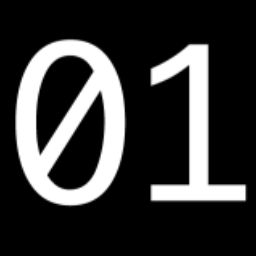
#> input picture Numbers36/Numbers.001.tif, 256 x 256 px; its folder holds 4 pictures in this run
$ python atlas.py
#> lines starting #> are read from the running program, lines starting #| are printed output that depends on the picture
### scripts/fbpack/layout.py
"""Flipbook Packer Layout
This module contains the functions used to create the various texture atlas layouts.
"""
import math
import logging
from pathlib import Path
from enum import StrEnum
from typing import Optional, Union

from PIL import Image

from fbpack import consts, utils

__all__: list[str] = [
    "traditional_atlas",
    "stagger_packed_atlas",
    "super_packed_atlas"
]


_logger: logging.Logger = logging.getLogger(__name__)
logging.basicConfig(level=logging.INFO)


class PackLayout(StrEnum):
    ATLAS: str = "atlas"
    STAGGER: str = "staggerpack"
    SUPER: str = "superpack"


def traditional_atlas(rows: int, columns: int, source_path: Union[str, Path]) -> Optional[Path]:
    """
    Create a traditional texture atlas from a folder of images.

    Args:
        rows (int): The number of rows in the atlas.
        columns (int): The number of columns in the atlas.
        source_path (Union[str, Path]): The path to the source images.

    Returns:
        (None | Path) The absolute path to the atlas if created. None if no images found.
    """
#> called with rows = 6, columns = 6
    images: list[Path] = utils.get_images(source_path)

    if len(images) < 1:
        _logger.error(f"no images in folder to {PackLayout.ATLAS.value} layout")
        raise ValueError(f"no images in folder to {PackLayout.ATLAS.value} layout")

    # set the export path and create if it doesn't exist
    export_path: Path = images[0].parent.joinpath("fbpack")
    export_path.mkdir(exist_ok=True)

    # set the output file and remove if it exists
    output_file: Path = export_path.joinpath(f"{PackLayout.ATLAS.value}_{utils.get_filename_stem(images[0])}.{consts.save_format}")
    output_file.unlink(missing_ok=True)

    # load the first image then determine the width and height
    width: int
    height: int
    with Image.open(images[0], "r") as first_image:
#> first_image is the input picture: PIL image 256x256 RGB; min 0, max 255, mean 54.4
        width, height = first_image.size
#> width = 256; height = 256
        channel_mode: str = first_image.mode
#> channel_mode = 'RGB'
        resolution: tuple[int, int] = (width * columns, height * rows)
#> resolution = (1536, 1536)

    # prime the image we"ll be pasting the frames into
    # if the first image has an alpha channel, we need to use RGBX
    # otherwise, we fall back to RGB
    new_image: Image = Image.new(channel_mode, resolution)
#> new_image: PIL image 1536x1536 RGB; every value is 0

    # iterate over all the images and paste each frame into the correct row and column
    for i, image in enumerate(images):
        # get frame position
        row: int = math.floor(i / rows)
        column: int = i % columns
        frame_top: int = row * height
#> frame_top = 0
        frame_left: int = column * width
#> frame_left = 0

        with Image.open(image, "r") as current_image:
            # paste the current image into the row/column cell
            new_image.paste(current_image, (frame_left, frame_top))
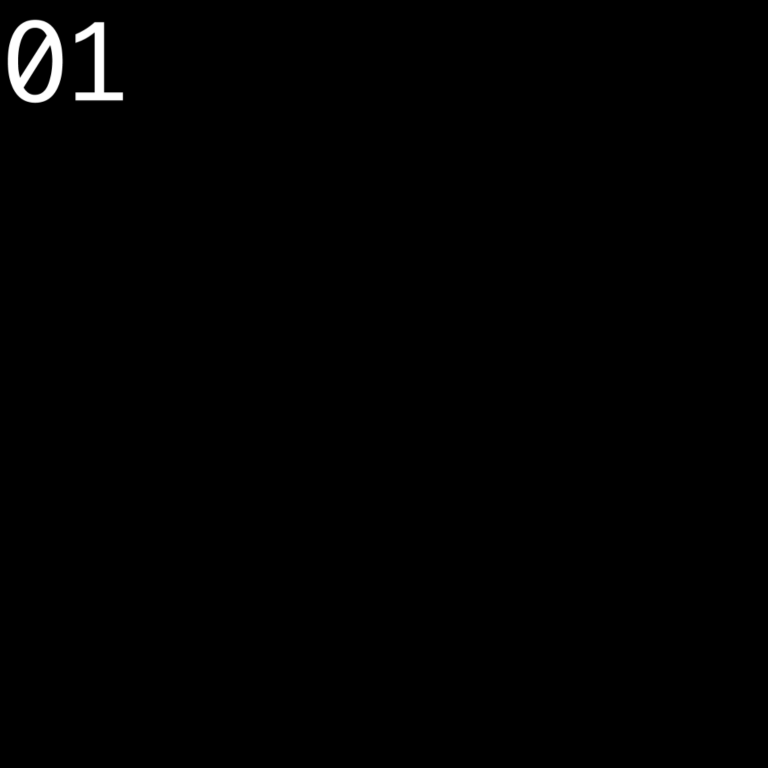
#> new_image: PIL image 1536x1536 RGB (shown at 1/2 size); min 0, max 255, mean 1.5

            if channel_mode == "RGBX":
                # merge in the alpha channel if the image has one
                new_image = Image.merge(channel_mode, list(current_image.split()))

            if consts.save_format == "tif":
                new_image.save(output_file, "tiff", compression="tiff_lzw")
                continue

        # save the image with the pasted frame
        new_image.save(output_file, consts.save_format)
#> pass 2 of the loop in traditional_atlas, `for i, image in enumerate(images):`:
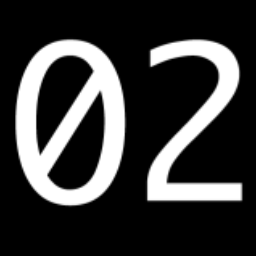
#> input picture Numbers36/Numbers.002.tif, 256 x 256 px
#> in traditional_atlas, current_image is the input picture: PIL image 256x256 RGB; min 0, max 255, mean 57.4
#> in traditional_atlas, `new_image.paste(current_image, (frame_left, frame_top))`:
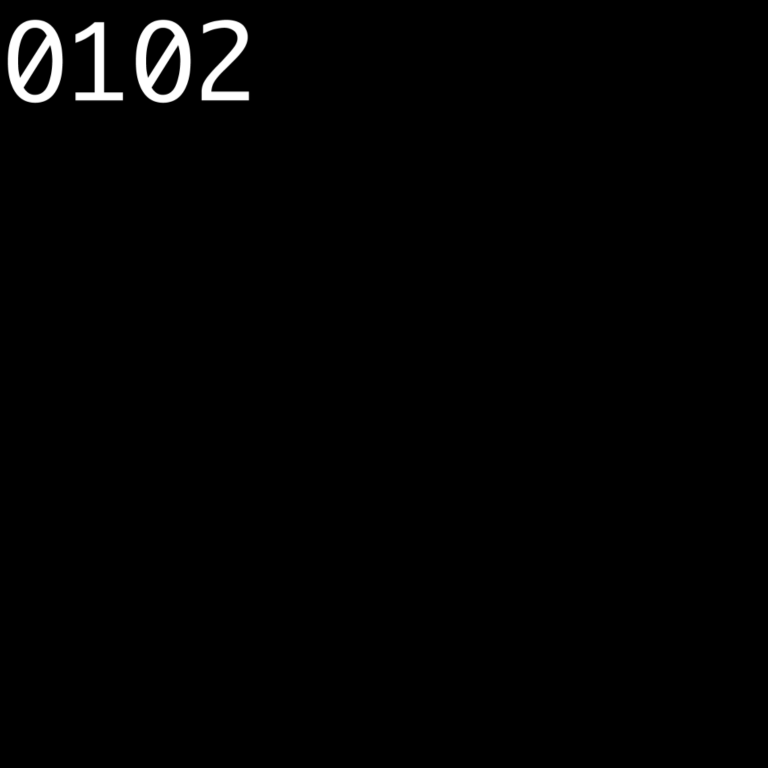
#> new_image: PIL image 1536x1536 RGB (shown at 1/2 size); min 0, max 255, mean 3.1
#> pass 3 of the loop in traditional_atlas, `for i, image in enumerate(images):`:
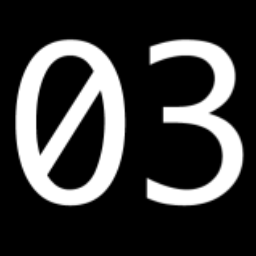
#> input picture Numbers36/Numbers.003.tif, 256 x 256 px
#> in traditional_atlas, current_image is the input picture: PIL image 256x256 RGB; min 0, max 255, mean 58.5
#> in traditional_atlas, `new_image.paste(current_image, (frame_left, frame_top))`:
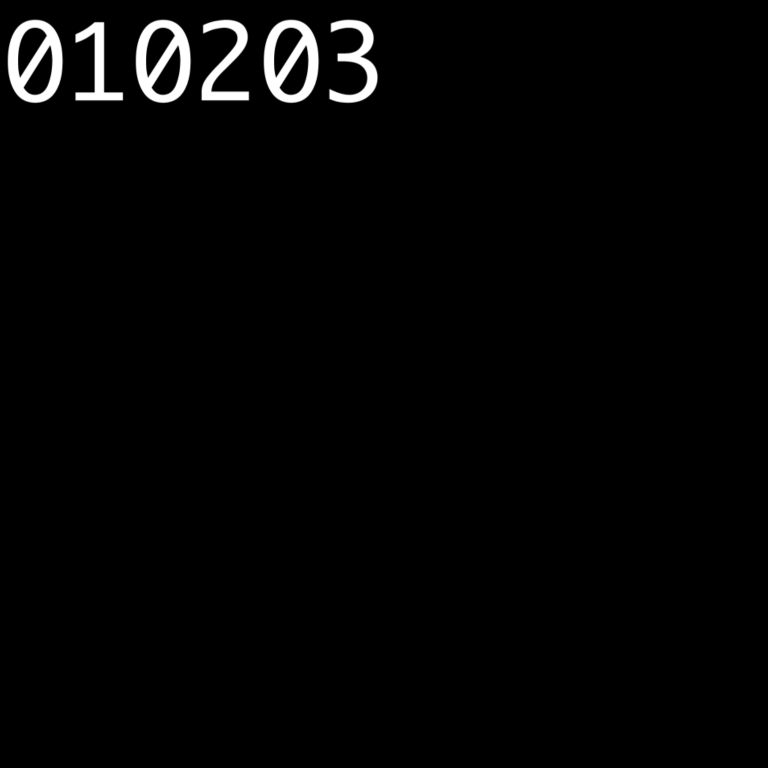
#> new_image: PIL image 1536x1536 RGB (shown at 1/2 size); min 0, max 255, mean 4.7
#> the loop made 4 passes; the first 3 are shown

    _logger.info(f"atlas created: {output_file}")
    return output_file


# [219 lines left out: functions stagger_packed_atlas, super_packed_atlas, not called in this run]

### scripts/fbpack/utils.py
from pathlib import Path
from typing import Union

from PIL import Image

from fbpack import consts

__all__: list[str] = [
    "get_filename_stem",
    "compare_image_size",
    "get_images"
]


def get_filename_stem(filename: Union[str, Path]) -> str:
    """
    Get the filename stem from the given filename.

    Args:
        filename (Union[str, Path]): The filename to get the stem from.

    Returns:
        (str) The filename stem.
    """
    filename: Path = Path(filename) if isinstance(filename, str) else filename
    return filename.stem.split(".")[0]


# [17 lines left out: function compare_image_size, not called in this run]


def get_images(path: Union[str, Path]) -> list[Path]:
    """
    Get a list of all image files in the given path.

    Args:
        path (Union[str, Path]): The path to the image files.

    Returns:
        (list[Path]) A list of all image files in the given path.
    """
    path: Path = Path(path) if isinstance(path, str) else path

    # use a set to prevent duplicates
    files: set[Path] = set()
    [files.update(path.glob(f"*.{image_type}")) for image_type in consts.image_formats]

    # convert the set and sort it
    output: list[Path] = list(files)
    output.sort()

    return output

### scripts/examples/atlas.py
from pathlib import Path

import fbpack.paths
import fbpack.layout

__all__: list[str] = [
    "example_atlas_layout"
]


def example_atlas_layout() -> Path:
    """
    Example of using the traditional_atlas layout function.

    Returns:
        (Path) The absolute path to the atlas.
    """
    return fbpack.layout.traditional_atlas(rows=6, columns=6, source_path=fbpack.paths.resources_dir.joinpath("Numbers36"))


if __name__ == "__main__":
    example_atlas_layout()
